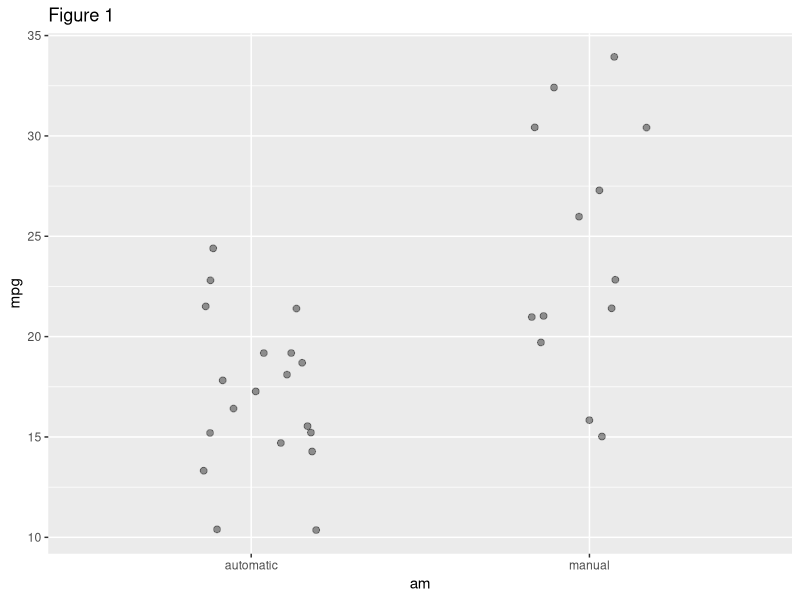
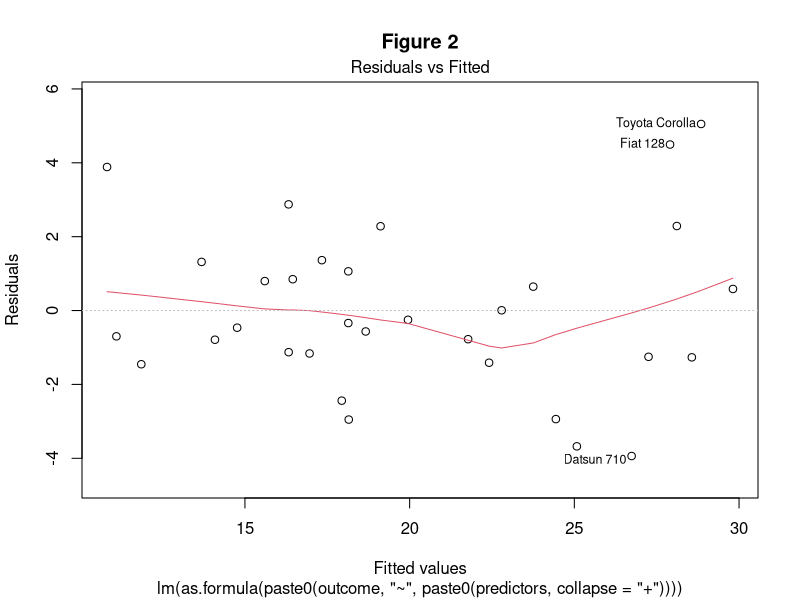
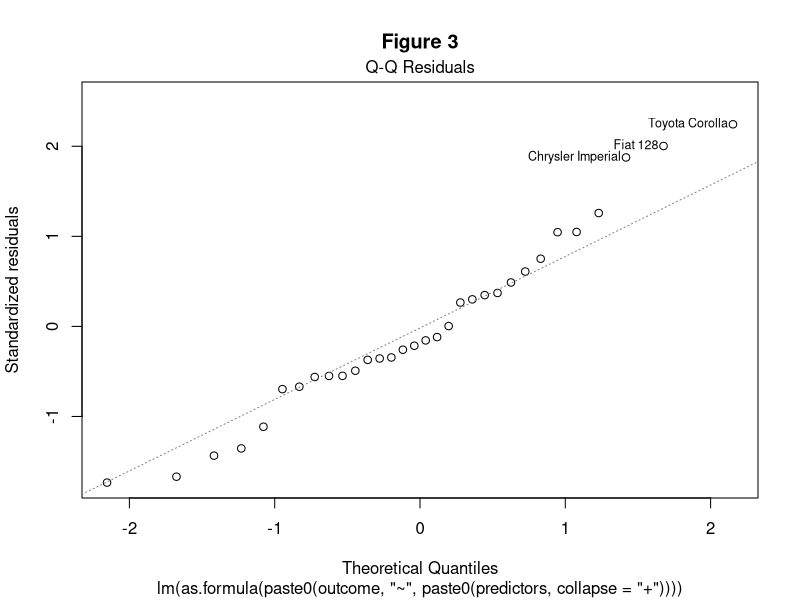
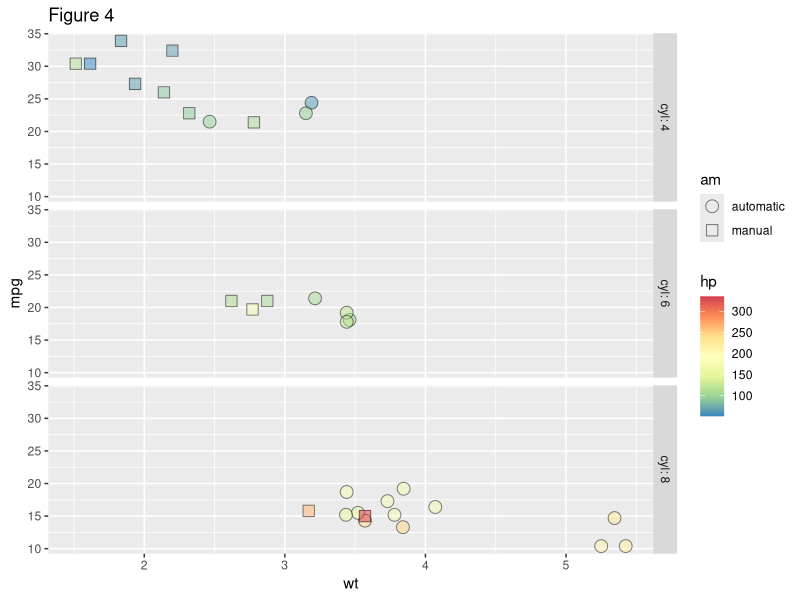

The R script that drew these images, in order:
## ---- chunk 1
mystep <- function(df,outcome,threshold=0.05,keep=NULL) {
      # get the predictor list
      predictors<-names(df)[names(df)!=outcome]
      # dummy variables gets a special treatment later
      f.predictors<-names(df)[sapply(df,is.factor)&names(df)!=outcome]
      # create first fit with all variables
      for (i in 1:length(predictors)-1) {
            fit<-lm(as.formula(paste0(outcome,"~",paste0(predictors,collapse="+"))),df)
            #get the pvalues
            pvalues<-summary(fit)$coefficients[,4]
            #drop the intercept value
            pvalues<-pvalues[2:length(pvalues)]
            #for factor variables, consider the lowest pvalue
            for (j in f.predictors) {
                  # get the min
                  val<-min(pvalues[grepl(paste0("^",j),names(pvalues))],na.rm=T)
                   # drop all values
                  pvalues<-pvalues[!grepl(paste0("^",j),names(pvalues))]
                  # add the minimum
                  pvalues<-append(pvalues,val)
                  # upadte names
                  names(pvalues)[length(names(pvalues))]<-j
            }
            #exclude the variables to keep from the vector
            for (k in keep) {
                  pvalues<-subset(pvalues,!grepl(paste0("^",k),names(pvalues)))
            }
            #check if there's no non significant predictor
            if (max(pvalues)<threshold) {
                  return(fit)
            }
            #find the less significant predictor
            todrop<-names(pvalues)[which.max(pvalues)]
            #drop it from the list
            predictors<-predictors[predictors!=todrop]
            f.predictors<-f.predictors[f.predictors!=todrop]
      }
      return(fit)
}
## ---- chunk 2
data(mtcars)
dim(mtcars)
## ---- chunk 3
mtcars$am<-as.factor(mtcars$am)
levels(mtcars$am)<-list(automatic="0",manual="1")
mtcars$vs<-as.factor(mtcars$vs)
mtcars$cyl<-as.factor(mtcars$cyl)
mtcars$gear<-as.factor(mtcars$gear)
mtcars$carb<-as.factor(mtcars$carb)
## ---- chunk 4
fit1<-lm(mpg~am,mtcars)
summary(fit1)$adj.r.squared
## ---- chunk 5
fit2<-mystep(mtcars,"mpg",keep="am")
summary(fit2)$coeff
summary(fit2)$adj.r.squared
## ---- chunk 6
shapiro.test(fit2$residuals)$p.value
## ---- chunk 7
as.vector(round(hatvalues(fit2), 3))
## ---- chunk 8
library(ggplot2)
ggplot(mtcars,aes(am,mpg)) +
      geom_jitter(size=2,position=position_jitter(0.2),alpha=0.4) +
      ggtitle("Figure 1")

plot(fit2,1)
title(main="Figure 2")

plot(fit2,2)
title(main="Figure 3")

ggplot(mtcars,(aes(wt,mpg,fill=hp,shape=am)))+
      geom_point(size=4,alpha=0.5)+
      facet_grid(cyl~.,labeller=label_both)+
      scale_fill_distiller(palette="Spectral")+
      scale_shape_manual(values=c(21,22)) +
      ggtitle("Figure 4")
## ---- chunk 9
# parameters:
# -df: dataframe for the linerar model
# -outcome: string name of the outcome variable
# -threshold: pvalue level under which the regressors are considered significant
# -keep: string or string vector of variable names to keep in the model, independently of threshold
# -returns a variable of class "lm"
mystep <- function(df,outcome,threshold=0.05,keep=NULL) {
      # get the predictor list
      predictors<-names(df)[names(df)!=outcome]
      # dummy variables gets a special treatment later
      f.predictors<-names(df)[sapply(df,is.factor)&names(df)!=outcome]
      # create first fit with all variables
      for (i in 1:length(predictors)-1) {
            fit<-lm(as.formula(paste0(outcome,"~",paste0(predictors,collapse="+"))),df)
            #get the pvalues
            pvalues<-summary(fit)$coefficients[,4]
            #drop the intercept value
            pvalues<-pvalues[2:length(pvalues)]
            #for factor variables, consider the lowest pvalue
            for (j in f.predictors) {
                  # get the min
                  val<-min(pvalues[grepl(paste0("^",j),names(pvalues))],na.rm=T)
                   # drop all values
                  pvalues<-pvalues[!grepl(paste0("^",j),names(pvalues))]
                  # add the minimum
                  pvalues<-append(pvalues,val)
                  # upadte names
                  names(pvalues)[length(names(pvalues))]<-j
            }
            #exclude the variables to keep from the vector
            for (k in keep) {
                  pvalues<-subset(pvalues,!grepl(paste0("^",k),names(pvalues)))
            }
            #check if there's no non significant predictor
            if (max(pvalues)<threshold) {
                  return(fit)
            }
            #find the less significant predictor
            todrop<-names(pvalues)[which.max(pvalues)]
            #drop it from the list
            predictors<-predictors[predictors!=todrop]
            f.predictors<-f.predictors[f.predictors!=todrop]
      }
      return(fit)
}
